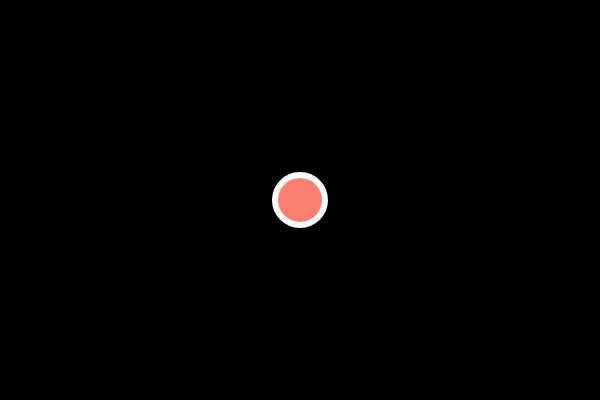
Frame 1 (no input)
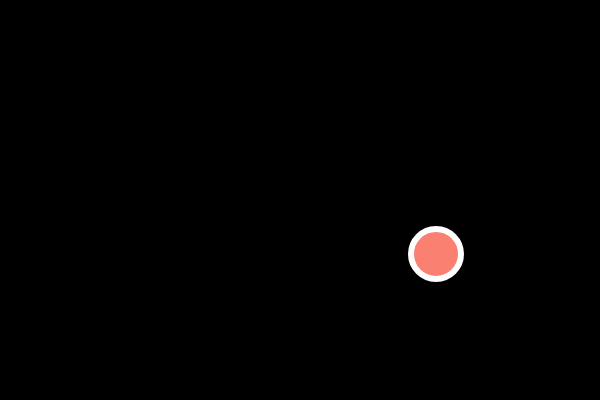
Frame 60 (no input)
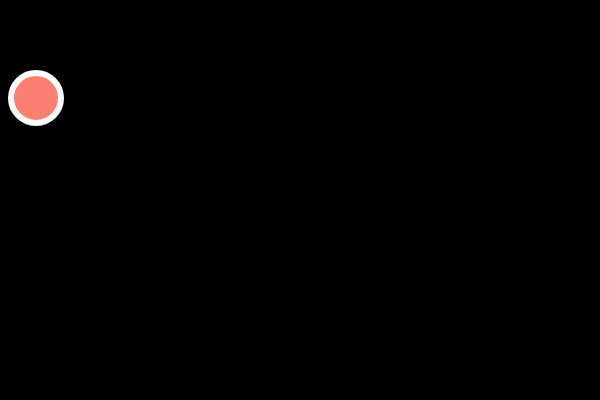
Frame 120 (the mouse pressed at the canvas centre since frame 60)

The p5.js sketch that drew these frames (run headless with seeded random() and noise() and a simulated clock; from frame 60 on, the mouse is pressed at the canvas centre):

// p5.js sketch
// ── sketch.js
var x = 300;
var y = 200;
var speedx = 8;
var speedy = 6;


function setup(){
    createCanvas(600,400);
}

function draw(){
    background(0);
    display();
    move();
    bounce();
}

function display(){
     //display ball
    stroke(255);
    strokeWeight(6);
    fill(250,128,114);
    ellipse(x, y, 50, 50);

}

function move(){
    //make ball move
    y = y + speedy;
    x = x + speedx;
}

function bounce(){
      //ball changes direction when it hits wall
    if(x>600 || x<0){
        speedx = -speedx;
    }
     if(y>400 || y<0){
        speedy = -speedy;
    }
} 
